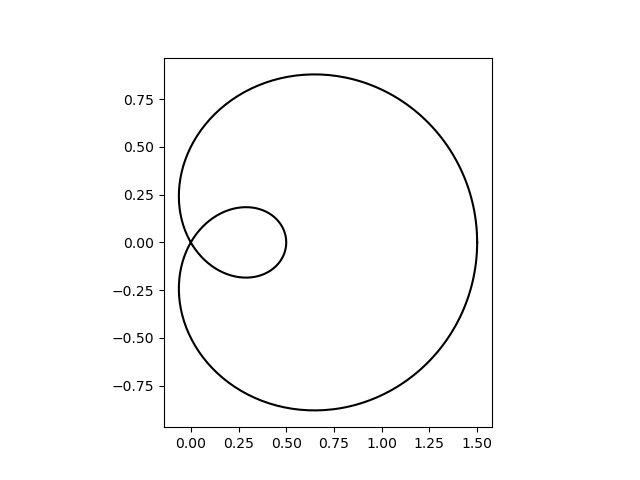

Reproduce this figure in Python.
import matplotlib.pyplot as plt
import numpy as np

from matplotlib.path import Path
from matplotlib.patches import PathPatch


def main():
    n = 400
    t = np.linspace(0, 2 * np.pi, n)
    r = 0.5 + np.cos(t)
    x, y = r * np.cos(t), r * np.sin(t)

    fig, ax = plt.subplots()
    ax.plot(x, y, 'k')
    ax.set(aspect=1)
    plt.savefig('main.png')
    return


if __name__ == '__main__':
    main()
